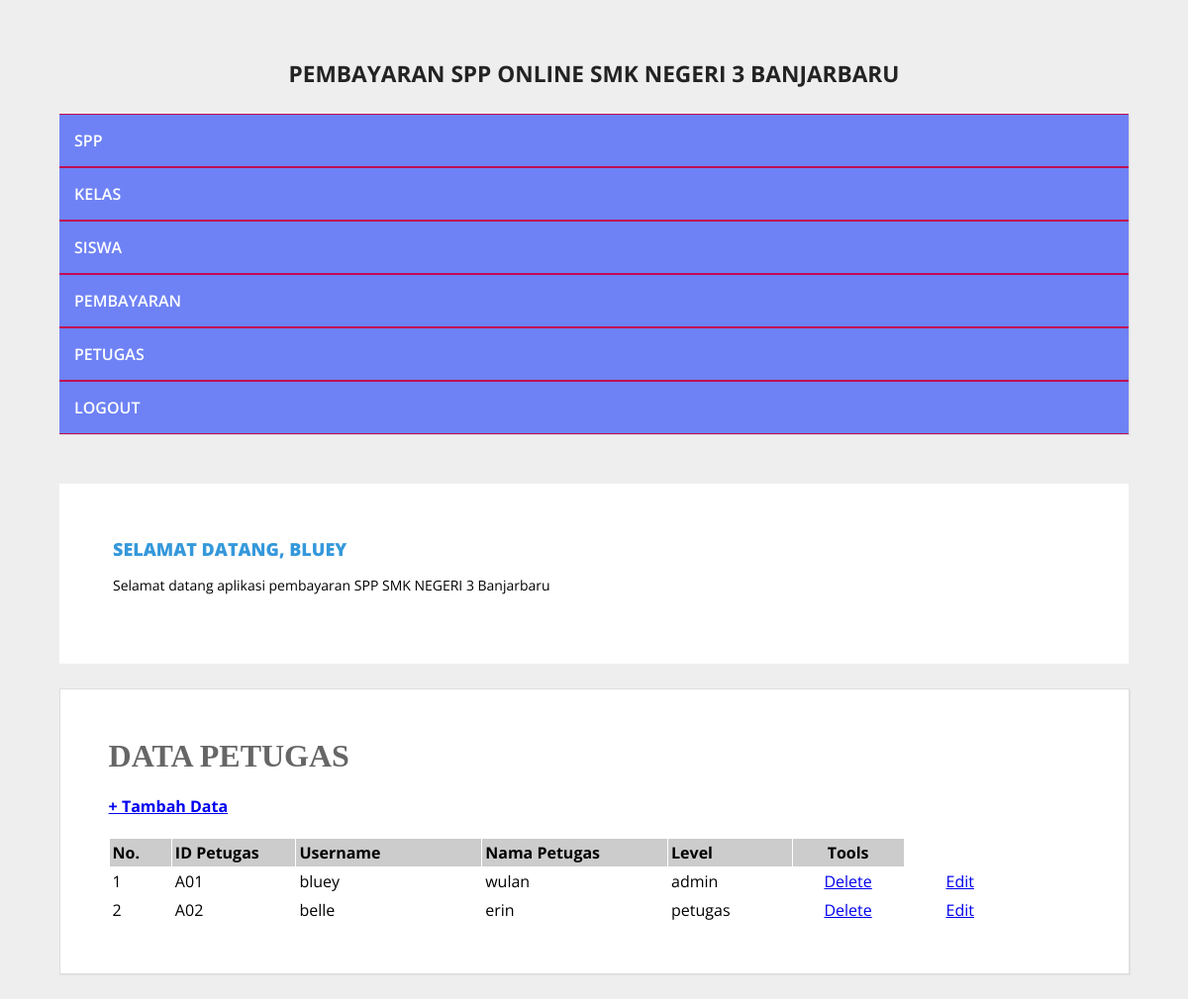
The app's page /admin/halaman_admin.php?open=data_petugas (signed in) with its own data.
### tables this page shows
CREATE TABLE `petugas` (
  `id_petugas` varchar(5) NOT NULL,
  `username` varchar(25) NOT NULL,
  `password` varchar(32) NOT NULL,
  `nama_petugas` varchar(35) NOT NULL,
  `level` enum('admin','petugas','','') NOT NULL
);

### admin/data_petugas.php (the view)
<?php
include_once "../src/koneksi.php";
?>
<h1 ><b>DATA PETUGAS </b></h1>
<h4 > <a href="?open=tambah_petugas">+ Tambah Data</a> </h3>
<table cellspacing="1" cellpadding="3">
    <tr>
        <td width=5% bgcolor="#CCCCCC"><b>No.</b></td>
        <td width=10% bgcolor="#CCCCCC"><b>ID Petugas</b></td>
        <td width=15% bgcolor="#CCCCCC"><b>Username</b></td>
        <td width=15% bgcolor="#CCCCCC"><b>Nama Petugas</b></td>
        <td width=10% bgcolor="#CCCCCC"><b>Level</b></td>
        <td width="2" align="center" bgcolor="#CCCCCC"><b>Tools</b></td>
    </tr>
<?php
$sql = mysqli_query($koneksi, "SELECT * FROM petugas order by id_petugas ASC");
$nomor = 0;
while ($data = mysqli_fetch_array($sql)) {
    $nomor++;
?>
<tr>
    <td> <?php echo $nomor; ?> </td>
    <td> <?php echo $data['id_petugas']; ?> </td>
    <td> <?php echo $data['username']; ?> </td>
    <td> <?php echo $data['nama_petugas']; ?> </td>
    <td> <?php echo $data['level']; ?> </td>
    <td width=9% align="center"><a href="?open=hapus_petugas&id_petugas=<?php echo $data['id_petugas']; ?>"
        target="_self" onclick="return confirm('YAKIN INGIN MENGHAPUS DATA INI ... ?')"> Delete</a></td>
    <td width=9% align="center"><a href="?open=edit_petugas&id_petugas=<?php echo $data['id_petugas']; ?>"
        target="_self">Edit</a></td>
</tr>
<?php } ?>
</table>

### src/style.css (style rules this page uses)
body { background: #eeeeee; margin:0; font-family: 'Open Sans', sans-serif; }
.conteudo h1 { padding: 0; margin: 0 0 15px; font-weight: normal; color: #666; font-family: Georgia; }

### records on screen
petugas: id_petugas "A01", username "bluey", nama_petugas "wulan", level "admin"
petugas: id_petugas "A02", username "belle", nama_petugas "erin", level "petugas"

### other values on screen
$_SESSION['username'] "BLUEY"
